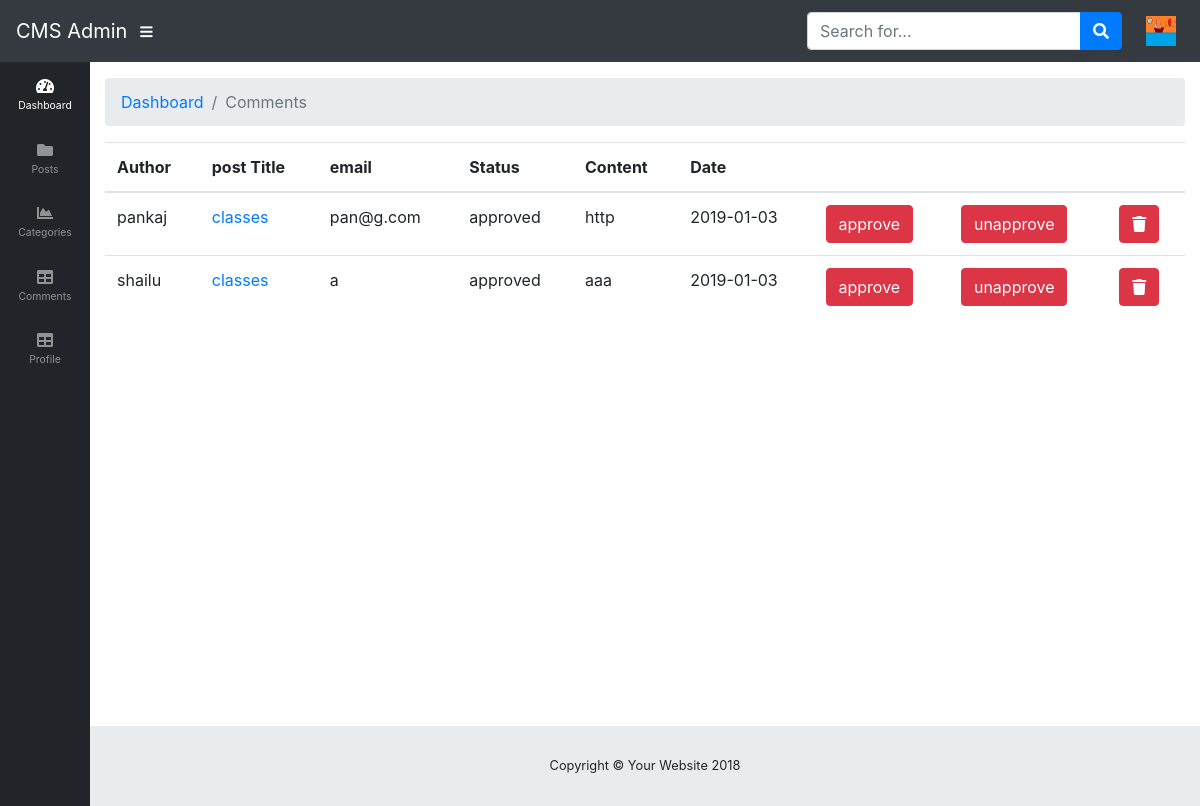
/admin/comments.php (signed in), run on the app's committed database.
### tables this page shows
CREATE TABLE `users` (
  `user_id` int(11) NOT NULL,
  `username` varchar(255) NOT NULL,
  `password` varchar(255) NOT NULL,
  `first_name` varchar(255) NOT NULL,
  `last_name` varchar(255) NOT NULL,
  `email` varchar(255) NOT NULL,
  `image` text NOT NULL,
  `role` varchar(255) NOT NULL,
  `token` varchar(255) NOT NULL
);

CREATE TABLE `comments` (
  `comment_id` int(11) NOT NULL,
  `comment_post_id` int(11) NOT NULL,
  `comment_author` varchar(255) NOT NULL,
  `comment_email` varchar(255) NOT NULL,
  `comment_content` text NOT NULL,
  `comment_status` varchar(255) NOT NULL DEFAULT 'unapproved',
  `comment_date` date NOT NULL
);

CREATE TABLE `posts` (
  `post_id` int(11) NOT NULL,
  `post_cat_id` int(11) NOT NULL,
  `post_title` varchar(255) NOT NULL,
  `post_author` varchar(255) NOT NULL,
  `post_date` date NOT NULL,
  `post_image` text NOT NULL,
  `post_content` text NOT NULL,
  `post_tags` varchar(255) NOT NULL,
  `post_comment_count` int(11) NOT NULL DEFAULT '0',
  `post_status` varchar(255) NOT NULL,
  `post_views_count` int(11) NOT NULL DEFAULT '0'
);

### includes/functions.php (called while the page is built, shortened)
<?php
include_once ("connection.php");
function get_all_posts($condition=1){
    global $connection;
    $sql = "SELECT posts.post_id,posts.post_cat_id,posts.post_title,posts.post_author,posts.post_date,posts.post_date,posts.post_image,posts.post_content,posts.post_tags,post_comment_count,posts.post_status,posts.post_views_count,CONCAT(users.first_name,CONCAT(\" \",users.last_name)) as author FROM posts ,users WHERE posts.post_author = users.user_id AND ($condition)";
    $result = mysqli_query($connection,$sql);
    return $result;
}
function get_all_users($condition=1){
    global $connection;
    $sql = "SELECT * FROM users WHERE $condition";
    $result = mysqli_query($connection,$sql);
    return $result;
}
function get_all_comments($condition=1){
    global $connection;
    $sql = "SELECT * FROM comments,posts WHERE ($condition)";
    $result = mysqli_query($connection,$sql);
    return $result;
}

### admin/includes/pages/comments/view-all-comments.php (the view)
<div class="row">
    <div class="col-md-12">
        <div class="table-responsive">
            <table class="table table-hover">
                <thead>
                <tr>
                    <th>Author</th>
                    <th>post Title</th>
                    <th>email</th>
                    <th>Status</th>
                    <th>Content</th>
                    <th>Date</th>
                    <th></th>
                    <th></th>
                    <th></th>
                </tr>
                </thead>
                <tbody>
                <?php
                include_once ("../includes/functions.php");
                $condition="comments.comment_post_id=posts.post_id AND posts.post_author = {$_SESSION['user_id']}";
                $comments_result = get_all_comments($condition);
                while($row = mysqli_fetch_assoc($comments_result)){
                    $comment_author=$row['comment_author'];
                    $comment_id=$row['comment_id'];
                    $comment_content=$row['comment_content'];
                    $comment_email=$row['comment_email'];
                    $comment_date=$row['comment_date'];
                    $comment_post_id = $row['comment_post_id'];
                    $comment_status=$row['comment_status'];
                    $result = get_all_posts("post_id=$comment_post_id");
                    if ($row = mysqli_fetch_assoc($result)){
                        $post_title = $row['post_title'];
                    }
                    echo<<<DATA
<tr>
                              <td>$comment_author</td>
                              <td><a href="../post.php?post_id=$comment_post_id">$post_title</a></td>
                              <td>$comment_email</td>
                              <td>$comment_status</td>
                              <td>$comment_content</td>
                              <td>$comment_date</td>
                              <td><a href="comments.php?source=approve&comment_id=$comment_id" class="btn btn-danger">approve</span></a></td>
                              <td><a href="comments.php?source=unapprove&comment_id=$comment_id" class="btn btn-danger">unapprove</span></a></td>
                              <td><a href="comments.php?source=delete_comment&comment_id=$comment_id" class="btn btn-danger"><span class="fa fa-trash"></span></a></td>
                          </tr>
DATA;
                }
                ?>
                </tbody>
            </table>
        </div>
    </div>
</div>

### admin/comments.php (shortened to what this page needs)
<!DOCTYPE html>
<html lang="en">
<?php
$title="Comments";
    include_once ("includes/header.php");
?>
  <body id="page-top" class="sidebar-toggled">
  <?php
  include_once ("includes/navigation.php");
  ?>
    <div id="wrapper">
        <?php
            include_once ("includes/sidebar.php");
        ?>
      <div id="content-wrapper">
        <div class="container-fluid">
            <?php
            include_once ("includes/breadcrumb.php");
            ?>
            <?php
            if (isset($_GET['source']))
            {
                $source = $_GET['source'];
            }else{
                $source="";
            }
            switch ($source){
                default:
                    include_once ("includes/pages/comments/view-all-comments.php");
            }
            ?>
        </div>
        </div>
          <?php
          include_once ("includes/footer.php");
          ?>
      </div>
  </body>
</html>

### admin/includes/header.php (shortened to what this page needs)
<head>
    <link href="vendor/bootstrap/css/bootstrap.min.css" rel="stylesheet">
    <link href="vendor/fontawesome-free/css/all.min.css" rel="stylesheet" type="text/css">
    <link href="vendor/datatables/dataTables.bootstrap4.css" rel="stylesheet">
    <link href="css/sb-admin.css" rel="stylesheet">
</head>

### admin/includes/navigation.php (shortened to what this page needs)
<?php
    include_once ("../includes/functions.php");
if (isLoggedIn())
    $user_id = $_SESSION['user_id'];
$result = get_all_users("user_id = {$user_id}");
if ($row = mysqli_fetch_assoc($result)){
    $image = $row['image'];
}
?>
<nav class="navbar navbar-expand navbar-dark bg-dark static-top">
    <a class="navbar-brand mr-1" href="index.php">CMS Admin</a>
    <button class="btn btn-link btn-sm text-white order-1 order-sm-0" id="sidebarToggle" href="#">
        <i class="fas fa-bars"></i>
    </button>
    <form class="d-none d-md-inline-block form-inline ml-auto mr-0 mr-md-3 my-2 my-md-0">
        <div class="input-group">
            <input type="text" class="form-control" placeholder="Search for..." aria-label="Search" aria-describedby="basic-addon2">
            <div class="input-group-append">
                <button class="btn btn-primary" type="button">
                    <i class="fas fa-search"></i>
                </button>
            </div>
        </div>
    </form>
    <ul class="navbar-nav ml-auto ml-md-0">
        <li class="nav-item dropdown no-arrow">
            <a class="nav-link dropdown-toggle" href="#" id="userDropdown" role="button" data-toggle="dropdown" aria-haspopup="true" aria-expanded="false">
                <img src="images/users/<?php echo $image?>" height="30px" width="30px" alt="">
            </a>
        </li>
    </ul>
</nav>

### admin/includes/sidebar.php (shortened to what this page needs)
<ul class="sidebar navbar-nav toggled">
    <li class="nav-item active">
        <a class="nav-link" href="index.php">
            <i class="fas fa-fw fa-tachometer-alt"></i>
            <span>Dashboard</span>
        </a>
    </li>
    <li class="nav-item dropdown">
        <a class="nav-link dropdown-toggle" href="#" id="pagesDropdown" role="button" data-toggle="dropdown" aria-haspopup="true" aria-expanded="false">
            <i class="fas fa-fw fa-folder"></i>
            <span>Posts</span>
        </a>
    </li>
    <li class="nav-item">
        <a class="nav-link" href="categories.php">
            <i class="fas fa-fw fa-chart-area"></i>
            <span>Categories</span></a>
    </li>
    <li class="nav-item">
        <a class="nav-link" href="comments.php">
            <i class="fas fa-fw fa-table"></i>
            <span>Comments</span></a>
    </li>
    <li class="nav-item">
        <a class="nav-link" href="tables.html">
            <i class="fas fa-fw fa-table"></i>
            <span>Profile</span></a>
    </li>
</ul>

### admin/includes/breadcrumb.php
<ol class="breadcrumb">
    <li class="breadcrumb-item">
        <a href="index.php">Dashboard</a>
    </li>
    <li class="breadcrumb-item active"><?php echo $title?></li>
</ol>

### admin/includes/footer.php
<footer class="sticky-footer">
    <div class="container my-auto">
        <div class="copyright text-center my-auto">
            <span>Copyright © Your Website 2018</span>
        </div>
    </div>
</footer>

### admin/css/sb-admin.css (style rules this page uses)
html { position: relative; min-height: 100%; }
body { height: 100%; }
#wrapper { display: -webkit-box; display: -ms-flexbox; display: flex; }
#wrapper #content-wrapper { overflow-x: hidden; width: 100%; padding-top: 1rem; padding-bottom: 80px; }
.navbar-nav .nav-item.active .nav-link { color: #fff; }
.navbar-nav .nav-item.dropdown .dropdown-toggle::after { width: 1rem; text-align: center; float: right; vertical-align: 0; border: 0; font-weight: 900; content: '\f105'; font-family: 'Font Awesome 5 Free'; }
.navbar-nav .nav-item.dropdown.no-arrow .dropdown-toggle::after { display: none; }
.sidebar { width: 90px !important; background-color: #212529; min-height: calc(100vh - 56px); }
.sidebar .nav-item:last-child { margin-bottom: 1rem; }
.sidebar .nav-item .nav-link { text-align: center; padding: 0.75rem 1rem; width: 90px; }
.sidebar .nav-item .nav-link span { font-size: 0.65rem; display: block; }
.sidebar .nav-item.dropdown .dropdown-toggle::after { display: none; }
.sidebar .nav-item .nav-link { color: rgba(255, 255, 255, 0.5); }
.sidebar.toggled { width: 0 !important; overflow: hidden; }
@media (min-width: 768px) { .sidebar { width: 225px !important; } }
@media (min-width: 768px) { .sidebar .nav-item .nav-link { display: block; width: 100%; text-align: left; padding: 1rem; width: 225px; } }
@media (min-width: 768px) { .sidebar .nav-item .nav-link span { font-size: 1rem; display: inline; } }
@media (min-width: 768px) { .sidebar .nav-item.dropdown .dropdown-toggle::after { display: block; } }
@media (min-width: 768px) { .sidebar.toggled { overflow: visible; width: 90px !important; } }
@media (min-width: 768px) { .sidebar.toggled .nav-item:last-child { margin-bottom: 1rem; } }
@media (min-width: 768px) { .sidebar.toggled .nav-item .nav-link { text-align: center; padding: 0.75rem 1rem; width: 90px; } }
@media (min-width: 768px) { .sidebar.toggled .nav-item .nav-link span { font-size: 0.65rem; display: block; } }
@media (min-width: 768px) { .sidebar.toggled .nav-item.dropdown .dropdown-toggle::after { display: none; } }
:root { --input-padding-x: 0.75rem; --input-padding-y: 0.75rem; }
footer.sticky-footer { display: -webkit-box; display: -ms-flexbox; display: flex; position: absolute; right: 0; bottom: 0; width: calc(100% - 90px); height: 80px; background-color: #e9ecef; }
footer.sticky-footer .copyright { line-height: 1; font-size: 0.8rem; }
@media (min-width: 768px) { footer.sticky-footer { width: calc(100% - 225px); } }
body.sidebar-toggled footer.sticky-footer { width: 100%; }
@media (min-width: 768px) { body.sidebar-toggled footer.sticky-footer { width: calc(100% - 90px); } }

### data on the page
users: image (picture)
comments: comment_author "pankaj", posts.post_title "classes", comment_email "pan@g.com", comment_status "approved", comment_content "http", comment_date "2019-01-03"
comments: comment_author "shailu", posts.post_title "classes", comment_email "a", comment_status "approved", comment_content "aaa", comment_date "2019-01-03"

### other printed values
$title "Comments"
